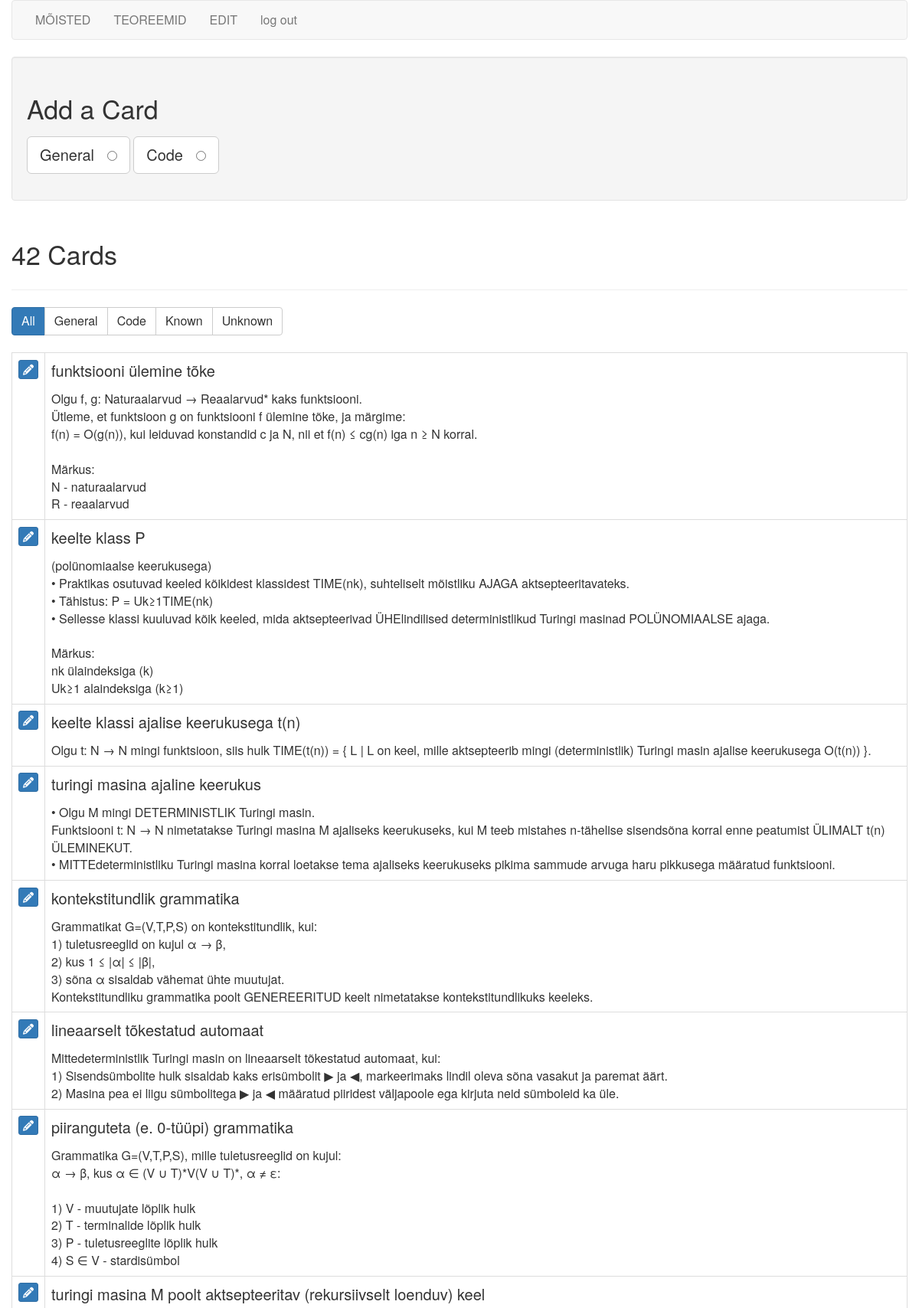
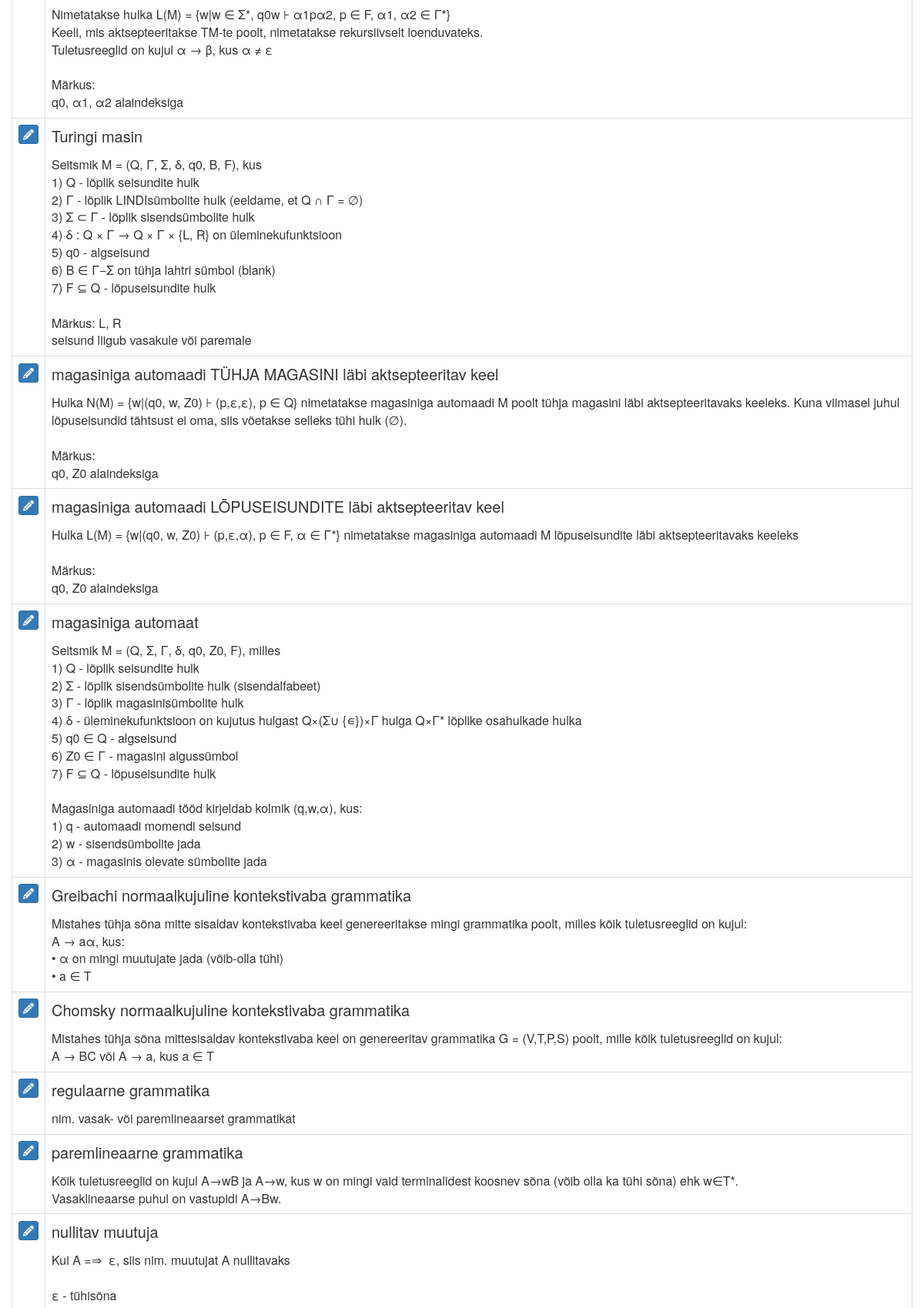
The app's page /cards (signed in, upper part) with its own data (2 pictures, top to bottom).
### tables this page shows
CREATE TABLE cards (
  id integer primary key autoincrement,
  type tinyint not null, /* 1 for vocab, 2 for code */
  front text not null,
  back text not null,
  known boolean default 0
);

### flash_cards.py (the view)
@app.route('/cards')
def cards():
    if not session.get('logged_in'):
        return redirect(url_for('login'))
    db = get_db()
    query = '''
        SELECT id, type, front, back, known
        FROM cards
        ORDER BY id DESC
    '''
    cur = db.execute(query)
    cards = cur.fetchall()
    return render_template('cards.html', cards=cards, filter_name="all")

### flash_cards.py (called while the page is built)
def connect_db():
    rv = sqlite3.connect(app.config['DATABASE'])
    rv.row_factory = sqlite3.Row
    return rv

def get_db():
    if not hasattr(g, 'sqlite_db'):
        g.sqlite_db = connect_db()
    return g.sqlite_db

### templates/cards.html (shortened to what this page needs)
{% extends "layout.html" %}
{% block body %}
    <div class="well editPanel">
        <h2>Add a Card</h2>
        <form action="{{ url_for('add_card') }}" method="post" class="cardForm">
            <div class="form-group">
                <label for="general" class="toggleButton btn btn-default btn-lg">General &nbsp;
                    <input type="radio" name="type" value="1" id="general"/>
                </label>
                <label for="code" class="toggleButton btn btn-default btn-lg">Code &nbsp;
                    <input type="radio" name="type" value="2" id="code"/>
                </label>
            </div>
        </form>
    </div>
    <div class="page-header">
        <h2>{{ cards|length }} Card{{ '' if (cards|length == 1) else 's' }}</h2>
    </div>
    <div class="btn-group btn-group-md" role="group" aria-label="filters">
        <a href="{{ url_for('filter_cards', filter_name="all") }}"
           class="btn btn-{{ "primary" if filter_name == "all" else "default" }}">All</a>
        <a href="{{ url_for('filter_cards', filter_name="general") }}"
           class="btn btn-{{ "primary" if filter_name == "general" else "default" }}">General</a>
        <a href="{{ url_for('filter_cards', filter_name="code") }}"
           class="btn btn-{{ "primary" if filter_name == "code" else "default" }}">Code</a>
        <a href="{{ url_for('filter_cards', filter_name="known") }}"
           class="btn btn-{{ "primary" if filter_name == "known" else "default" }}">Known</a>
        <a href="{{ url_for('filter_cards', filter_name="unknown") }}"
           class="btn btn-{{ "primary" if filter_name == "unknown" else "default" }}">Unknown</a>
    </div>
    <br/>
    <br/>
    <table class="table table-bordered">
        {% for card in cards %}
            <tr>
                <td>
                    <a href="{{ url_for('edit', card_id=card.id) }}" class="btn btn-xs btn-primary"><i
                            class="fa fa-pencil" aria-hidden="true"></i></a>
                </td>
                <td class="cardContent">
                    <h4>
                        {{ card.front }}
                    </h4>
                    {% if card.type == 1 %}
                        {{ card.back|replace("\n", "<br />")|safe }}
                    {% else %}
                        <pre>{{ card.back|safe }}</pre>
                    {% endif %}
                </td>
            </tr>
        {% else %}
            <tr>
                <td>
                    <em>No cards to show.</em>
                </td>
            </tr>
        {% endfor %}
    </table>
{% endblock %}

### static/style.css (style rules this page uses)
.cardContent h4 { margin-top: 0; }

### records on screen
cards: front "funktsiooni ülemine tõke", back "Olgu f, g: Naturaalarvud → Reaalarvud* kaks funktsiooni. Ütleme, et funktsioon g on funktsiooni f ülemine tõke, ja märgime: f(n) = O(g(n)), kui leiduvad konstandid c ja N, nii et f(n) ≤ cg(n) iga n ≥ N korral. Märkus: N - naturaalarvud R - reaalarvud"
cards: front "keelte klass P", back "(polünomiaalse keerukusega) • Praktikas osutuvad keeled kõikidest klassidest TIME(nk), suhteliselt mõistliku AJAGA aktsepteeritavateks. • Tähistus: P = Uk≥1TIME(nk) • Sellesse klassi kuuluvad kõik keeled, mida aktsepteerivad ÜHElindilised deterministlikud Turingi masinad POLÜNOMIAALSE ajaga. Märkus: nk ülaindeksiga (k) Uk≥1 alaindeksiga (k≥1)"
cards: front "keelte klassi ajalise keerukusega t(n)", back "Olgu t: N → N mingi funktsioon, siis hulk TIME(t(n)) = { L | L on keel, mille aktsepteerib mingi (deterministlik) Turingi masin ajalise keerukusega O(t(n)) }."
cards: front "turingi masina ajaline keerukus", back "• Olgu M mingi DETERMINISTLIK Turingi masin. Funktsiooni t: N → N nimetatakse Turingi masina M ajaliseks keerukuseks, kui M teeb mistahes n-tähelise sisendsõna korral enne peatumist ÜLIMALT t(n) ÜLEMINEKUT. • MITTEdeterministliku Turingi masina korral loetakse tema ajaliseks keerukuseks pikima sammude arvuga haru pikkusega määratud funktsiooni."
cards: front "kontekstitundlik grammatika", back "Grammatikat G=(V,T,P,S) on kontekstitundlik, kui: 1) tuletusreeglid on kujul α → β, 2) kus 1 ≤ |α| ≤ |β|, 3) sõna α sisaldab vähemat ühte muutujat. Kontekstitundliku grammatika poolt GENEREERITUD keelt nimetatakse kontekstitundlikuks keeleks."
cards: front "lineaarselt tõkestatud automaat", back "Mittedeterministlik Turingi masin on lineaarselt tõkestatud automaat, kui: 1) Sisendsümbolite hulk sisaldab kaks erisümbolit ▶ ja ◀, markeerimaks lindil oleva sõna vasakut ja paremat äärt. 2) Masina pea ei liigu sümbolitega ▶ ja ◀ määratud piiridest väljapoole ega kirjuta neid sümboleid ka üle."
cards: front "piiranguteta (e. 0-tüüpi) grammatika", back "Grammatika G=(V,T,P,S), mille tuletusreeglid on kujul: α → β, kus α ∈ (V ∪ T)*V(V ∪ T)*, α ≠ ε: 1) V - muutujate lõplik hulk 2) T - terminalide lõplik hulk 3) P - tuletusreeglite lõplik hulk 4) S ∈ V - stardisümbol"
cards: front "turingi masina M poolt aktsepteeritav (rekursiivselt loenduv) keel", back "Nimetatakse hulka L(M) = {w|w ∈ Σ*, q0w ⊦ α1pα2, p ∈ F, α1, α2 ∈ Γ*} Keeli, mis aktsepteeritakse TM-te poolt, nimetatakse rekursiivselt loenduvateks. Tuletusreeglid on kujul α → β, kus α ≠ ε Märkus: q0, α1, α2 alaindeksiga"
cards: front "Turingi masin", back "Seitsmik M = (Q, Γ, Σ, δ, q0, B, F), kus 1) Q - lõplik seisundite hulk 2) Γ - lõplik LINDIsümbolite hulk (eeldame, et Q ∩ Γ = ∅) 3) Σ ⊂ Γ - lõplik sisendsümbolite hulk 4) δ : Q × Γ → Q × Γ × {L, R} on üleminekufunktsioon 5) q0 - algseisund 6) B ∈ Γ−Σ on tühja lahtri sümbol (blank) 7) F ⊆ Q - lõpuseisundite hulk Märkus: L, R seisund liigub vasakule või paremale"
cards: front "magasiniga automaadi TÜHJA MAGASINI läbi aktsepteeritav keel", back "Hulka N(M) = {w|(q0, w, Z0) ⊦ (p,ε,ε), p ∈ Q} nimetatakse magasiniga automaadi M poolt tühja magasini läbi aktsepteeritavaks keeleks. Kuna viimasel juhul lõpuseisundid tähtsust ei oma, siis võetakse selleks tühi hulk (∅). Märkus: q0, Z0 alaindeksiga"
cards: front "magasiniga automaadi LÕPUSEISUNDITE läbi aktsepteeritav keel", back "Hulka L(M) = {w|(q0, w, Z0) ⊦ (p,ε,α), p ∈ F, α ∈ Γ*} nimetatakse magasiniga automaadi M lõpuseisundite läbi aktsepteeritavaks keeleks Märkus: q0, Z0 alaindeksiga"
cards: front "magasiniga automaat", back "Seitsmik M = (Q, Σ, Γ, δ, q0, Z0, F), milles 1) Q - lõplik seisundite hulk 2) Σ - lõplik sisendsümbolite hulk (sisendalfabeet) 3) Γ - lõplik magasinisümbolite hulk 4) δ - üleminekufunktsioon on kujutus hulgast Q×(Σ∪ {∊})×Γ hulga Q×Γ* lõplike osahulkade hulka 5) q0 ∈ Q - algseisund 6) Z0 ∈ Γ - magasini algussümbol 7) F ⊆ Q - lõpuseisundite hulk Magasiniga automaadi tööd kirjeldab kolmik (q,w,α), kus: 1) q - automaadi momendi seisund 2) w - sisendsümbolite jada 3) α - magasinis olevate sümbolite jada"
cards: front "Greibachi normaalkujuline kontekstivaba grammatika", back "Mistahes tühja sõna mitte sisaldav kontekstivaba keel genereeritakse mingi grammatika poolt, milles kõik tuletusreeglid on kujul: A → aα, kus: • α on mingi muutujate jada (võib-olla tühi) • a ∈ T"
cards: front "Chomsky normaalkujuline kontekstivaba grammatika", back "Mistahes tühja sõna mittesisaldav kontekstivaba keel on genereeritav grammatika G = (V,T,P,S) poolt, mille kõik tuletusreeglid on kujul: A → BC või A → a, kus a ∈ T"
cards: front "regulaarne grammatika", back "nim. vasak- või paremlineaarset grammatikat"
cards: front "paremlineaarne grammatika", back "Kõik tuletusreeglid on kujul A→wB ja A→w, kus w on mingi vaid terminalidest koosnev sõna (võib olla ka tühi sõna) ehk w∈T*. Vasaklineaarse puhul on vastupidi A→Bw."
cards: front "nullitav muutuja", back "Kui A =⇒ \u000fε, siis nim. muutujat A nullitavaks ε - tühisõna"

### other values on screen
{{ cards|length }} "42"
{{ '' if (cards|length == 1) else 's' }} "s"
